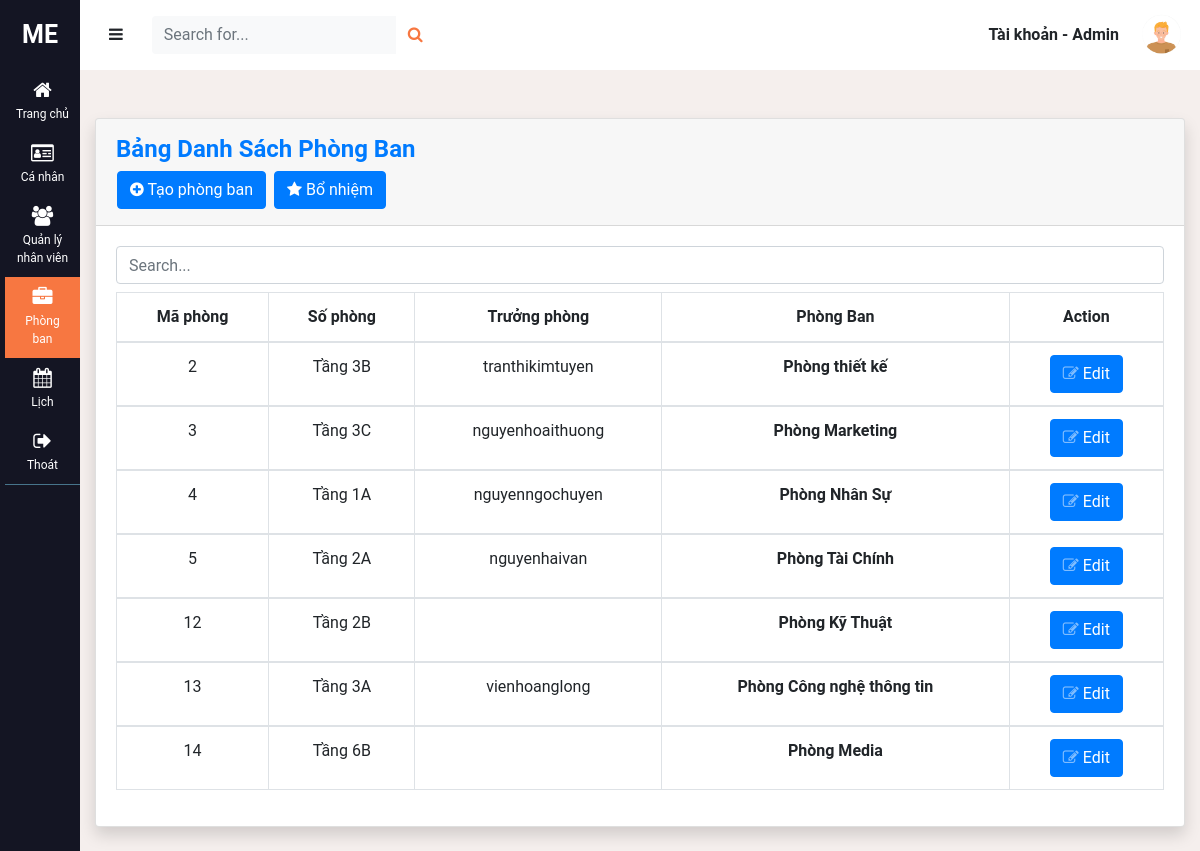
The app's page /management_department.php (signed in) with its own data.
### tables this page shows
CREATE TABLE `users` (
  `id` int(11) NOT NULL,
  `username` varchar(64) NOT NULL,
  `fullname` varchar(100) NOT NULL,
  `email` varchar(64) NOT NULL,
  `avatar` varchar(255) NOT NULL DEFAULT 'avatar.png',
  `password` varchar(255) NOT NULL,
  `activated` bit(1) DEFAULT b'0',
  `activate_token` varchar(255) DEFAULT NULL,
  `department` varchar(100) DEFAULT NULL,
  `position` varchar(100) DEFAULT NULL,
  `role` int(1) NOT NULL DEFAULT '2'
);

CREATE TABLE `department` (
  `idDepartment` int(11) NOT NULL,
  `nameDepartment` varchar(100) NOT NULL,
  `addressDepartment` varchar(20) NOT NULL,
  `manager` varchar(100) DEFAULT NULL,
  `descDepartment` longtext NOT NULL,
  `status` bit(1) NOT NULL DEFAULT b'0'
);

### www/db.php (called while the page is built, shortened)
<?php
function open_database()
{
    $conn = new mysqli(HOST, USER, PASS, DB);
    return $conn;
}
function get_information($user)
{
    $conn = open_database();
    $sql = 'select * from users where username = ?';
    $stm = $conn->prepare($sql);
    $stm->bind_param('s', $user);
    $stm->execute();
    $data = $stm->get_result();
    return $data;
}
function get_department()
{
    $conn = open_database();
    $sql = 'select * from department';
    $stm = $conn->prepare($sql);
    $stm->execute();
    $data = $stm->get_result();
    return $data;
}

### www/management_department.php (the view, shortened to what this page needs)
<?php
require_once('db.php');
$departments = get_department();
?>
<!DOCTYPE html>
<html lang="en">
<head>
    <link rel="stylesheet" href="https://maxcdn.bootstrapcdn.com/bootstrap/4.5.2/css/bootstrap.min.css">
    <link rel="stylesheet" href="https://cdnjs.cloudflare.com/ajax/libs/font-awesome/4.7.0/css/font-awesome.min.css">
    <link rel="stylesheet" href="/style.css">
</head>
<body>
    <div class="wrapper">
        <?php include('includes/sidebar.php'); ?>
        <div id="content">
            <?php include('includes/navbar.php'); ?>
            <div class="container-fluid">
                <div class="col-xl-12 col-lg-9">
                    <div class="card shadow mb-4 mt-5">
                        <div class="card-header py-3">
                            <h4 class="font-weight-bold text-primary">Bảng Danh Sách Phòng Ban</h4>
                            <div class="row pl-3">
                                <div class="click-create-department mr-2">
                                    <button class="btn btn-primary"><i class="fa fa-plus-circle" aria-hidden="true"></i>
                                        Tạo phòng ban</button>
                                </div>
                                <div class="click-create-promote mr-2">
                                    <button class="btn btn-primary"><i class="fa fa-star" aria-hidden="true"></i>
                                        Bổ nhiệm</button>
                                </div>
                            </div>
                        </div>
                        <div class="card-body">
                            <div class="form-outline mb-2">
                                <input type="search" class="form-control" placeholder="Search..." />
                            </div>
                            <div class="table-responsive">
                                <table class="table table-bordered text-center table-hover" id="dataTable" width="100%" cellspacing="0">
                                    <thead>
                                        <tr>
                                            <th>Mã phòng</th>
                                            <th>Số phòng</th>
                                            <th>Trưởng phòng</th>
                                            <th>Phòng Ban</th>
                                            <th>Action</th>
                                        </tr>
                                    </thead>
                                    <?php
                                    while ($row = mysqli_fetch_assoc($departments)) { ?>
                                        <tbody>
                                            <tr>
                                                <td id="id-department"><?= $row['idDepartment'] ?></td>
                                                <td><?= $row['addressDepartment'] ?></td>
                                                <td><?= $row['manager'] ?></td>
                                                <td> <a href="#" class="font-weight-bold click-details-department"><?= $row['nameDepartment'] ?></a></td>
                                                <td>
                                                    <a class="btn btn-primary btn-icon-split click-update-department">
                                                        <span class="icon text-white-50"><i class="fa fa-edit"></i></span>
                                                        <span>Edit</span>
                                                    </a>
                                                </td>
                                            </tr>
                                        </tbody>
                                    <?php } ?>
                                </table>
                            </div>
                        </div>
                    </div>
                </div>
            </div>
        </div>
    </div>
</body>
</html>

### www/includes/navbar.php (shortened to what this page needs)
<?php
require_once('db.php');
$user = $_SESSION['user'];
$info = get_information($user);
$info = $info->fetch_assoc();
?>
<nav class="navbar navbar-inverse navbar-light bg-white">
    <div class="container-fluid">
        <div class="navbar-header">
            <button type="button" id="sidebar-collapse" class="btn navbar-btn">
                <i class="fa fa-bars"></i>
            </button>
        </div>
        <form class="d-none d-sm-inline-block form-inline mr-auto ml-md-3 my-2 my-md-0 mw-100 navbar-search">
            <div class="input-group">
                <input type="text" class="form-control bg-light border-0 small" placeholder="Search for..." aria-label="Search" aria-describedby="basic-addon2">
                <div class="input-group-append">
                    <button class="btn text-orange" type="button">
                        <i class="fa fa-search fa-sm"></i>
                    </button>
                </div>
            </div>
        </form>
        <ul class="nav navbar-nav navbar-right dropdown dropdown-user">
            <li class="nav-item item-username"><a href="#" class="font-weight-bold">Tài khoản - <?= $_SESSION['name'] ?></a></li>
            <img class="img-profile rounded-circle" src="/images/<?= $info['avatar'] ?>">
        </ul>
    </div>
</nav>

### www/style.css (style rules this page uses)
body { background-color: #f5efed; font-family: "Roboto", sans-serif; overflow-y: scroll; overflow-x: hidden; }
span { border: none !important; }
i { display: inline-block; }
li { list-style-type: none !important; }
a, a:hover, a:focus { color: inherit; text-decoration: none; transition: all 0.3s; }
.wrapper { display: flex; align-items: stretch; }
.nav a { padding: 0px 20px; }
#content { width: 100%; min-height: 100vh; transition: all 0.3s; }
.navbar-header { margin-top: 8px; margin-left: -16px; }
.navbar-nav { flex-direction: row !important; }
.img-profile { height: 45px; width: 45px; }
.navbar-inverse { height: 69.5px !important; }
.nav-item { margin: auto !important; }
.container-fluid { padding-left: 0px !important ; padding-right: 0px !important; margin-left: 0px; }
.navbar-header { margin: 0px; }
.text-orange { color: #f77741; }
.dropdown { position: absolute; right: 0; top: 0; padding: 12px 16px; }
.card-body { border: none; }

### records on screen
users: avatar (picture)
department: idDepartment "2", addressDepartment "Tầng 3B", manager "tranthikimtuyen", nameDepartment "Phòng thiết kế"
department: idDepartment "3", addressDepartment "Tầng 3C", manager "nguyenhoaithuong", nameDepartment "Phòng Marketing"
department: idDepartment "4", addressDepartment "Tầng 1A", manager "nguyenngochuyen", nameDepartment "Phòng Nhân Sự"
department: idDepartment "5", addressDepartment "Tầng 2A", manager "nguyenhaivan", nameDepartment "Phòng Tài Chính"
department: idDepartment "12", addressDepartment "Tầng 2B", nameDepartment "Phòng Kỹ Thuật"
department: idDepartment "13", addressDepartment "Tầng 3A", manager "vienhoanglong", nameDepartment "Phòng Công nghệ thông tin"
department: idDepartment "14", addressDepartment "Tầng 6B", nameDepartment "Phòng Media"

### other values on screen
$_SESSION['name'] "Admin"
